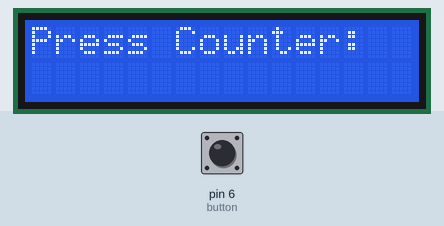
Simulated run of this sketch. Board: Arduino Uno, built with avr-gcc and run on an emulated ATmega328P. Shown: 16×2 character LCD. Inputs (shaded band) come from the test bench; at power-on: pin 6 (button) LOW.

Above: at 1.2 s.
1.3 s: pin 6 (button) pulled HIGH for 0.15 s
At 2.4 s:
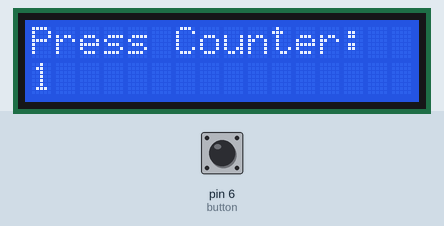
2.9 s: pin 6 (button) pulled HIGH for 1 s
At 3.6 s:
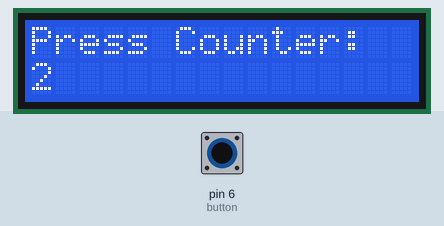
5.4 s: pin 6 (button) pulled HIGH for 0.15 s
At 6.6 s:
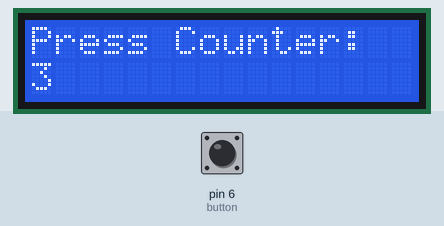
7.0 s: pin 6 (button) pulled HIGH for 1 s
At 7.9 s:
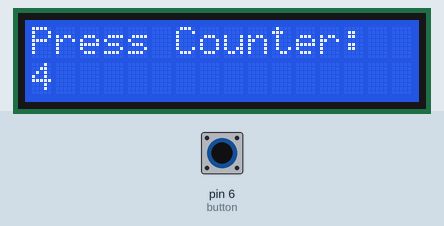
Timing chart, 0 to 10.0 s (numbered marks = the images above; inputs shaded):
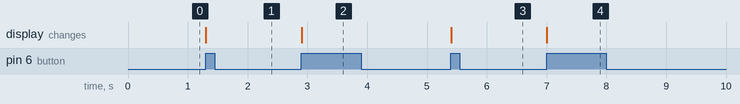

The sketch:

LCD_ButtonCounter.ino
```cpp
#include <LiquidCrystal_I2C.h>
#include <Arduino.h>
#include <Wire.h>
LiquidCrystal_I2C lcd(0x27,16,2);
boolean on_off = 0;//the variable to check if it was just pressed
int counter = 0;//times the button was pressed
void setup()
{
	lcd.init();
	lcd.backlight();
	lcd.setCursor(0,0);
	lcd.print("Press Counter:");
}

void loop()
{
	if(on_off == 0&&digitalRead(6)==1){//if the button is pressed and it previously wasn't pressed
		on_off = 1;//set it so it knows that the button was just on
		counter++;
		lcd.setCursor(0,1);
		lcd.print(counter);
	}
	if(on_off == 1&&digitalRead(6)==0){//if the button isn't on and it was just on
		on_off = 0;//set it so it knows it is off and it is ready to be re-added to
	}
}
```

Measured:
- after the input at 1.3 s, the display: changes at once (image 1)
- after the input at 2.9 s, the display: changes at once (image 2)
- after the input at 5.4 s, the display: changes at once (image 3)
- after the input at 7.0 s, the display: changes at once (image 4)
